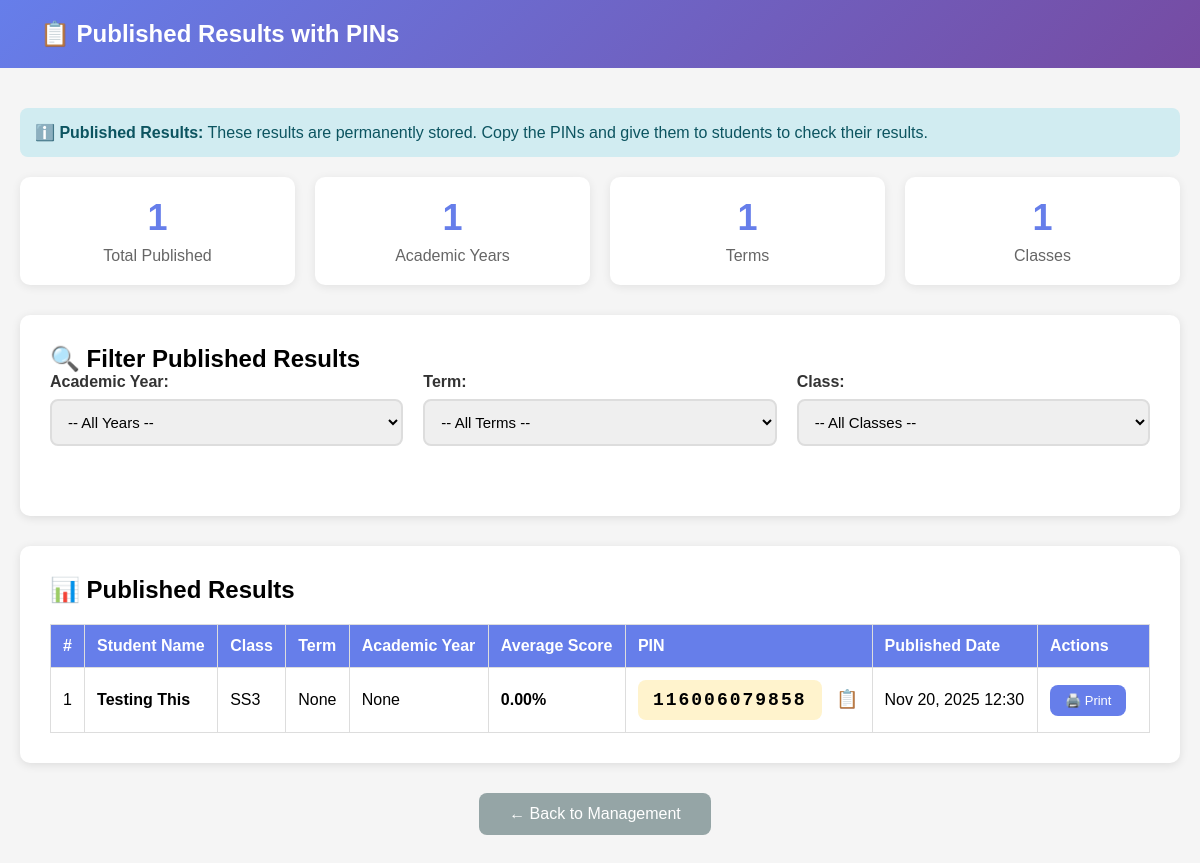
Screenshot of /make-result/admin/published/ (signed in) with the database file from the repository.
### accounts/models.py (models this page shows, shortened)
class PublishedResult(models.Model):
    result = models.OneToOneField(StudentResult, on_delete=models.CASCADE)
    pin = models.CharField(max_length=20, unique=True)
    published_by = models.ForeignKey(Admin, on_delete=models.SET_NULL, null=True)
    published_at = models.DateTimeField(auto_now_add=True)
    academic_year = models.CharField(max_length=50)
    term = models.CharField(max_length=100)
    class_name = models.CharField(max_length=50)

class StudentResult(models.Model):
    STATUS_CHOICES = [
        ('draft', 'Draft'),
        ('sent_to_principal', 'Sent to Principal'),
        ('with_principal', 'With Principal'),
        ('sent_to_admin', 'Sent to Admin'),
        ('with_admin', 'With Admin'),
        ('published', 'Published'),
    ]
    student = models.ForeignKey(Student, on_delete=models.CASCADE)
    term = models.CharField(max_length=100)
    academic_year = models.CharField(max_length=50)
    class_name = models.CharField(max_length=50)
    total_subjects = models.IntegerField(default=0)
    score_gained = models.DecimalField(max_digits=7, decimal_places=2, default=0)
    average_score = models.DecimalField(max_digits=5, decimal_places=2, default=0)
    position_in_class = models.CharField(max_length=20, blank=True)  # "8th/21"
    status_promotion = models.CharField(max_length=50, blank=True)  # "PROMOTED" or "REPEAT"
    times_school_opened = models.IntegerField(default=0)
    times_present = models.IntegerField(default=0)
    times_absent = models.IntegerField(default=0)
    vacation_date = models.DateField(null=True, blank=True)
    resumption_date = models.DateField(null=True, blank=True)
    next_term_pta_fee = models.DecimalField(max_digits=10, decimal_places=2, default=0)
    next_term_school_fee = models.DecimalField(max_digits=10, decimal_places=2, default=0)
    affective_punctuality = models.CharField(max_length=10, blank=True)  # Excellent, V.Good, Good, Poor
    affective_neatness = models.CharField(max_length=10, blank=True)
    affective_politeness = models.CharField(max_length=10, blank=True)
    affective_honesty = models.CharField(max_length=10, blank=True)
    affective_relationship = models.CharField(max_length=10, blank=True)
    affective_self_control = models.CharField(max_length=10, blank=True)
    affective_attentiveness = models.CharField(max_length=10, blank=True)
    psycho_handwriting = models.CharField(max_length=10, blank=True)
    psycho_sports = models.CharField(max_length=10, blank=True)
    psycho_handling_tools = models.CharField(max_length=10, blank=True)
    psycho_verbal_fluency = models.CharField(max_length=10, blank=True)
    psycho_games = models.CharField(max_length=10, blank=True)
    psycho_drawing = models.CharField(max_length=10, blank=True)
    class_teacher_comment = models.TextField(blank=True)
    class_teacher = models.ForeignKey(Teacher, on_delete=models.SET_NULL, null=True, related_name='class_teacher_results')
    principal_comment = models.TextField(blank=True)
    principal = models.ForeignKey(Principal, on_delete=models.SET_NULL, null=True, blank=True)
    status = models.CharField(max_length=30, choices=STATUS_CHOICES, default='draft')
    sent_to_principal_at = models.DateTimeField(null=True, blank=True)
    sent_to_admin_at = models.DateTimeField(null=True, blank=True)
    has_stamp = models.BooleanField(default=False)
    stamped_at = models.DateTimeField(null=True, blank=True)
    stamped_by = models.ForeignKey(Admin, on_delete=models.SET_NULL, null=True, blank=True)
    created_at = models.DateTimeField(auto_now_add=True)
    updated_at = models.DateTimeField(auto_now=True)
    class Meta:
        unique_together = ['student', 'term', 'academic_year']
        ordering = ['-created_at']

class Student(models.Model):
    DEPARTMENT_CHOICES = [
        ('', 'N/A (Junior Classes)'),  # Default for JSS1-3
        ('Science', 'Science Department'),
        ('Art', 'Art Department'),
        ('Commercial', 'Commercial Department'),
    ]
    user = models.OneToOneField(User, on_delete=models.CASCADE)
    student_id = models.CharField(max_length=20, unique=True)
    full_name = models.CharField(max_length=200)
    email = models.EmailField(blank=True, null=True)
    phone = models.CharField(max_length=15, blank=True, null=True)
    class_name = models.CharField(max_length=50)
    department = models.CharField(
        max_length=20,
        choices=DEPARTMENT_CHOICES,
        blank=True,
        default='',
        help_text="Required for SS1, SS2, SS3 students only"
    )
    profile_picture = models.ImageField(upload_to='student_profiles/', null=True, blank=True)
    created_at = models.DateTimeField(auto_now_add=True)
    registered_by = models.ForeignKey(Admin, on_delete=models.SET_NULL, null=True, blank=True)

### accounts/views.py (the view)
# urls.py: path('make-result/admin/published/', views.admin_view_published, name='admin_view_published'),
@login_required
def admin_view_published(request):
    try:
        admin = Admin.objects.get(user=request.user)
    except Admin.DoesNotExist:
        messages.error(request, 'Access denied.')
        return redirect('unified_login')
    academic_year = request.GET.get('academic_year')
    term = request.GET.get('term')
    class_name = request.GET.get('class_name')
    published = PublishedResult.objects.all().order_by('-published_at')
    if academic_year:
        published = published.filter(academic_year=academic_year)
    if term:
        published = published.filter(term=term)
    if class_name:
        published = published.filter(class_name=class_name)
    years = PublishedResult.objects.values_list('academic_year', flat=True).distinct()
    terms = PublishedResult.objects.values_list('term', flat=True).distinct()
    classes = PublishedResult.objects.values_list('class_name', flat=True).distinct()
    context = {
        'admin': admin,
        'published_results': published,
        'years': years,
        'terms': terms,
        'classes': classes,
    }
    return render(request, 'result/admin_published.html', context)

### accounts/templates/result/admin_published.html (shortened to what this page needs)
<!DOCTYPE html>
<html lang="en">
<head>
</head>
<body>
    <div class="navbar">
        <h1>📋 Published Results with PINs</h1>
    </div>
    <div class="container">
        <div class="alert alert-info">
            <strong>ℹ️ Published Results:</strong> These results are permanently stored. Copy the PINs and give them to students to check their results.
        </div>
        <div class="stats">
            <div class="stat-card">
                <div class="stat-number">{{ published_results.count }}</div>
                <div class="stat-label">Total Published</div>
            </div>
            <div class="stat-card">
                <div class="stat-number">{{ years.count }}</div>
                <div class="stat-label">Academic Years</div>
            </div>
            <div class="stat-card">
                <div class="stat-number">{{ terms.count }}</div>
                <div class="stat-label">Terms</div>
            </div>
            <div class="stat-card">
                <div class="stat-number">{{ classes.count }}</div>
                <div class="stat-label">Classes</div>
            </div>
        </div>
        <div class="card">
            <h2>🔍 Filter Published Results</h2>
            <form method="GET">
                <div class="filter-row">
                    <div class="form-group">
                        <label>Academic Year:</label>
                        <select name="academic_year" onchange="this.form.submit()">
                            <option value="">-- All Years --</option>
                        </select>
                    </div>
                    <div class="form-group">
                        <label>Term:</label>
                        <select name="term" onchange="this.form.submit()">
                            <option value="">-- All Terms --</option>
                        </select>
                    </div>
                    <div class="form-group">
                        <label>Class:</label>
                        <select name="class_name" onchange="this.form.submit()">
                            <option value="">-- All Classes --</option>
                        </select>
                    </div>
                </div>
            </form>
        </div>
        <div class="card">
            <h2>📊 Published Results</h2>
            {% if published_results %}
                <table>
                    <thead>
                        <tr>
                            <th>#</th>
                            <th>Student Name</th>
                            <th>Class</th>
                            <th>Term</th>
                            <th>Academic Year</th>
                            <th>Average Score</th>
                            <th>PIN</th>
                            <th>Published Date</th>
                            <th>Actions</th>
                        </tr>
                    </thead>
                    <tbody>
                        {% for published in published_results %}
                        <tr>
                            <td>{{ forloop.counter }}</td>
                            <td><strong>{{ published.result.student.full_name }}</strong></td>
                            <td>{{ published.class_name }}</td>
                            <td>{{ published.term }}</td>
                            <td>{{ published.academic_year }}</td>
                            <td><strong>{{ published.result.average_score|floatformat:2 }}%</strong></td>
                            <td>
                                <div class="pin-box" id="pin-{{ published.id }}">{{ published.pin }}</div>
                                <span class="copy-icon" onclick="copyPIN('{{ published.pin }}', {{ published.id }})" title="Copy PIN">
                                    📋
                                </span>
                            </td>
                            <td>{{ published.published_at|date:"M d, Y H:i" }}</td>
                            <td>
                                <a href="{% url 'print_result' published.result.id %}" class="btn" style="font-size: 13px; padding: 8px 15px;" target="_blank">
                                    🖨️ Print
                                </a>
                            </td>
                        </tr>
                        {% endfor %}
                    </tbody>
                </table>
            {% else %}
                <p style="text-align: center; color: #999; padding: 40px;">No published results found with the selected filters.</p>
            {% endif %}
        </div>
        <div style="text-align: center;">
            <a href="{% url 'admin_result_management' %}" class="btn btn-back">← Back to Management</a>
        </div>
    </div>
</body>
</html>

### accounts/templates/result/admin_published.html (style rules this page uses)
* { margin: 0; padding: 0; box-sizing: border-box; }
body { font-family: Arial, sans-serif; background: #f5f5f5; }
.navbar { background: linear-gradient(135deg, #667eea 0%, #764ba2 100%); color: white; padding: 20px 40px; }
.navbar h1 { font-size: 24px; }
.container { max-width: 1400px; margin: 40px auto; padding: 0 20px; }
.card { background: white; padding: 30px; border-radius: 10px; box-shadow: 0 2px 10px rgba(0,0,0,0.1); margin-bottom: 30px; }
.filter-row { display: grid; grid-template-columns: repeat(3, 1fr); gap: 20px; margin-bottom: 20px; }
.form-group { margin-bottom: 20px; }
label { display: block; margin-bottom: 8px; font-weight: 600; color: #333; }
select { width: 100%; padding: 12px; border: 2px solid #ddd; border-radius: 8px; font-size: 15px; }
.btn { padding: 12px 30px; background: #667eea; color: white; border: none; border-radius: 8px; cursor: pointer; font-size: 16px; text-decoration: none; display: inline-block; margin-right: 10px; }
.btn-back { background: #95a5a6; }
table { width: 100%; border-collapse: collapse; margin-top: 20px; }
table th, table td { border: 1px solid #ddd; padding: 12px; text-align: left; }
table th { background: #667eea; color: white; }
.pin-box { background: #fff3cd; padding: 10px 15px; border-radius: 8px; font-family: 'Courier New', monospace; font-size: 18px; font-weight: 600; display: inline-block; letter-spacing: 2px; }
.copy-icon { cursor: pointer; margin-left: 10px; color: #27ae60; font-size: 18px; }
.alert { padding: 15px; border-radius: 8px; margin-bottom: 20px; }
.alert-info { background: #d1ecf1; color: #0c5460; }
.stats { display: grid; grid-template-columns: repeat(4, 1fr); gap: 20px; margin-bottom: 30px; }
.stat-card { background: white; padding: 20px; border-radius: 10px; text-align: center; box-shadow: 0 2px 10px rgba(0,0,0,0.08); }
.stat-number { font-size: 36px; font-weight: bold; color: #667eea; }
.stat-label { color: #666; margin-top: 8px; }

### rows the page displays
PublishedResult: result.student.full_name "Testing This", class_name "SS3", term "None", academic_year "None", result.average_score "0.00", pin "116006079858", published_at "Nov 20, 2025 12:30"

### other values shown
{{ published_results.count }} "1"
{{ years.count }} "1"
{{ terms.count }} "1"
{{ classes.count }} "1"
